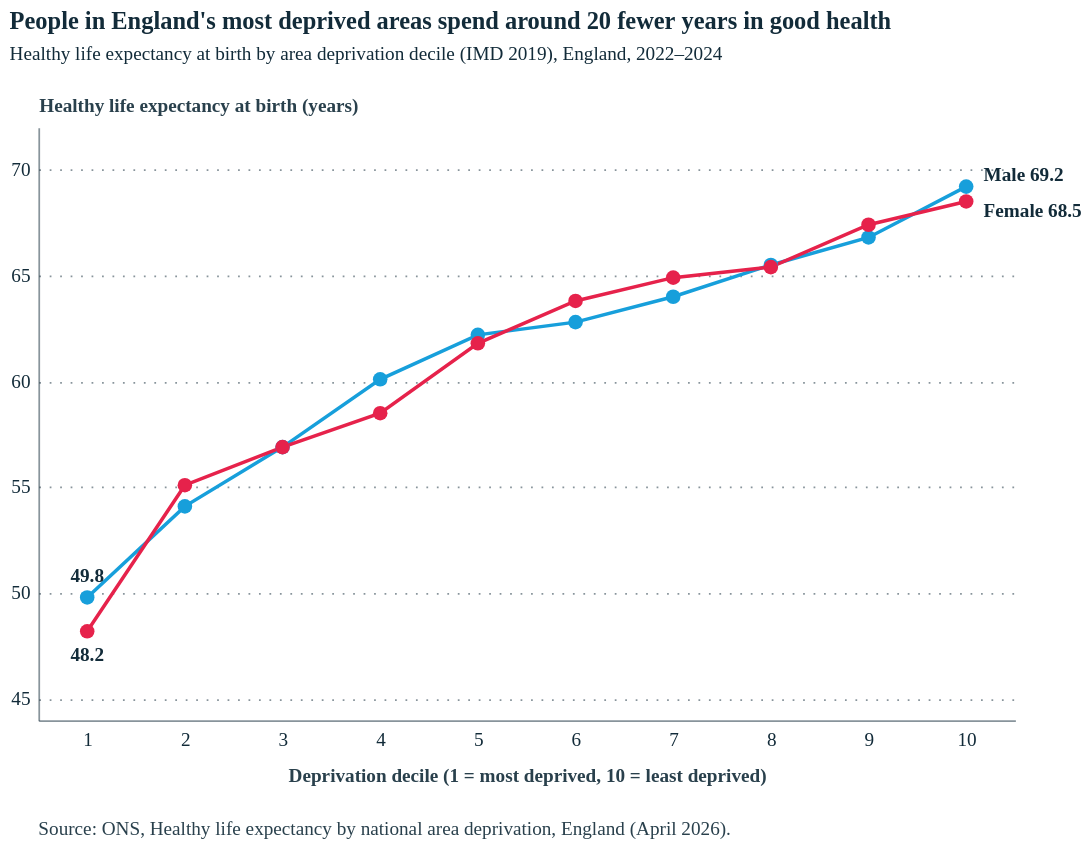

Describe this chart as a Vega-Lite specification.
### Vega-Lite specification from a JSON file in a GitHub repository (floating-point values rounded to 4 significant figures)
{"config": {"font": "Circular Std", "mark": {"line": {"interpolate": "linear"}}, "view": {"stroke": "transparent"}, "range": {"category": ["#179fdb", "#e6224b", "#f4c245", "#122b39", "#eb5c2e", "#36b7b4"], "diverging": ["#E6224B", "#E54753", "#C9C9C9", "#179FDB", "#122B39"], "heatmap": ["#C9C9C9", "#179FDB", "#0063AF", "#122B39"], "ordinal": ["#00A767", "#36B7B4", "#179FDB", "#0063AF", "#243B5A"]}, "axisX": {"labelColor": "#122b39", "tickColor": "#122b39", "domainColor": "#122b39", "domainOpacity": 0.5, "gridOpacity": 0, "labelFont": "Circular Std", "labelAngle": 0, "labelAlign": "center", "labelFontSize": 11, "labelPadding": 5, "tickCount": 10, "tickSize": 0, "title": "", "titleColor": "#122b39", "titleOpacity": 0.9, "titlePadding": 10}, "axisY": {"labelColor": "#122b39", "labelFont": "Circular Std", "tickColor": "#122b39", "domainColor": "#122b39", "gridColor": "#122b39", "gridDash": [1, 5], "gridOpacity": 0.5, "labelPadding": 5, "labelFontSize": 11, "domainOpacity": 0.5, "tickSize": 0, "title": null, "titleAlign": "left", "titleAngle": 0, "titleBaseline": "bottom", "titleColor": "#122b39", "titleOpacity": 0.9, "titleX": 0, "titleY": -7}, "legend": {"labelFont": "Circular Std", "titleFont": "Circular Std", "labelFontSize": 11, "labelColor": "#122b39", "title": null, "symbolStrokeWidth": 0, "orient": "top", "direction": "horizontal", "offset": 16}}, "vconcat": [{"layer": [{"data": {"name": "data-b5093bbe0d40cd54e06f6ac163772583"}, "mark": {"type": "line", "strokeWidth": 2}, "encoding": {"color": {"field": "Sex", "legend": null, "scale": {"domain": ["Male", "Female"], "range": ["#179fdb", "#e6224b"]}, "type": "nominal"}, "x": {"axis": {"title": "Deprivation decile (1 = most deprived, 10 = least deprived)"}, "field": "decile", "type": "ordinal"}, "y": {"axis": {"tickCount": 6, "title": "Healthy life expectancy at birth (years)", "titleFont": "Circular Std"}, "field": "HLE", "scale": {"domain": [45, 72]}, "type": "quantitative"}}}, {"data": {"name": "data-b5093bbe0d40cd54e06f6ac163772583"}, "mark": {"type": "circle", "opacity": 1, "size": 70}, "encoding": {"color": {"field": "Sex", "legend": null, "scale": {"domain": ["Male", "Female"], "range": ["#179fdb", "#e6224b"]}, "type": "nominal"}, "tooltip": [{"field": "Sex", "type": "nominal"}, {"field": "decile", "title": "IMD decile", "type": "ordinal"}, {"field": "HLE", "format": ".1f", "title": "HLE (years)", "type": "quantitative"}, {"field": "LCI", "format": ".1f", "title": "95% CI lower", "type": "quantitative"}, {"field": "UCI", "format": ".1f", "title": "95% CI upper", "type": "quantitative"}], "x": {"axis": {"title": "Deprivation decile (1 = most deprived, 10 = least deprived)"}, "field": "decile", "type": "ordinal"}, "y": {"axis": {"tickCount": 6, "title": "Healthy life expectancy at birth (years)", "titleFont": "Circular Std"}, "field": "HLE", "scale": {"domain": [45, 72]}, "type": "quantitative"}}}, {"data": {"name": "data-f833a4c1d55871b48b27747395249093"}, "mark": {"type": "text", "color": "#122b39", "dy": -12, "font": "Circular Std", "fontSize": 11, "fontWeight": 600}, "encoding": {"text": {"field": "label", "type": "nominal"}, "x": {"axis": {"title": "Deprivation decile (1 = most deprived, 10 = least deprived)"}, "field": "decile", "type": "ordinal"}, "y": {"field": "HLE", "type": "quantitative"}}}, {"data": {"name": "data-3edbe1fa04888a8003fd5561b0c92892"}, "mark": {"type": "text", "color": "#122b39", "dy": 14, "font": "Circular Std", "fontSize": 11, "fontWeight": 600}, "encoding": {"text": {"field": "label", "type": "nominal"}, "x": {"axis": {"title": "Deprivation decile (1 = most deprived, 10 = least deprived)"}, "field": "decile", "type": "ordinal"}, "y": {"field": "HLE", "type": "quantitative"}}}, {"data": {"name": "data-d225968d2acff8e8f0f8165adeeb820f"}, "mark": {"type": "text", "align": "left", "color": "#122b39", "dx": 10, "dy": -6, "font": "Circular Std", "fontSize": 11, "fontWeight": 600}, "encoding": {"text": {"field": "label", "type": "nominal"}, "x": {"axis": {"title": "Deprivation decile (1 = most deprived, 10 = least deprived)"}, "field": "decile", "type": "ordinal"}, "y": {"field": "HLE", "type": "quantitative"}}}, {"data": {"name": "data-46b3b63e539fcbf3f77c04faafc23dd6"}, "mark": {"type": "text", "align": "left", "color": "#122b39", "dx": 10, "dy": 6, "font": "Circular Std", "fontSize": 11, "fontWeight": 600}, "encoding": {"text": {"field": "label", "type": "nominal"}, "x": {"axis": {"title": "Deprivation decile (1 = most deprived, 10 = least deprived)"}, "field": "decile", "type": "ordinal"}, "y": {"field": "HLE", "type": "quantitative"}}}], "height": 340, "width": 560}, {"data": {"name": "data-6b08fb850eb9cf4aa21ee8d8bf59937d"}, "mark": {"type": "text", "align": "left", "baseline": "top", "color": "#122b39", "font": "Circular Std", "fontSize": 11, "lineBreak": "\n", "lineHeight": 14, "opacity": 0.9}, "encoding": {"text": {"field": "t", "type": "nominal"}, "x": {"value": 0}, "y": {"value": 0}}, "height": 14, "width": 400}], "spacing": 18, "title": {"text": "People in England's most deprived areas spend around 20 fewer years in good health", "anchor": "start", "color": "#122b39", "font": "Circular Std", "fontSize": 14, "fontWeight": 600, "offset": 18, "subtitle": "Healthy life expectancy at birth by area deprivation decile (IMD 2019), England, 2022–2024", "subtitleColor": "#122b39", "subtitleFont": "Circular Std", "subtitleFontSize": 11, "subtitlePadding": 6}, "$schema": "https://vega.github.io/schema/vega-lite/v6.1.0.json", "datasets": {"data-b5093bbe0d40cd54e06f6ac163772583": [{"decile": 1, "Sex": "Male", "HLE": 49.8, "LCI": 48.9, "UCI": 50.7}, {"decile": 1, "Sex": "Female", "HLE": 48.2, "LCI": 47.2, "UCI": 49.2}, {"decile": 2, "Sex": "Male", "HLE": 54.1, "LCI": 53.2, "UCI": 55.0}, {"decile": 2, "Sex": "Female", "HLE": 55.1, "LCI": 54.2, "UCI": 56.0}, {"decile": 3, "Sex": "Male", "HLE": 56.9, "LCI": 56.0, "UCI": 57.8}, {"decile": 3, "Sex": "Female", "HLE": 56.9, "LCI": 55.8, "UCI": 57.9}, {"decile": 4, "Sex": "Male", "HLE": 60.1, "LCI": 59.3, "UCI": 61.0}, {"decile": 4, "Sex": "Female", "HLE": 58.5, "LCI": 57.4, "UCI": 59.5}, {"decile": 5, "Sex": "Male", "HLE": 62.2, "LCI": 61.4, "UCI": 63.0}, {"decile": 5, "Sex": "Female", "HLE": 61.8, "LCI": 60.8, "UCI": 62.7}, {"decile": 6, "Sex": "Male", "HLE": 62.8, "LCI": 62.0, "UCI": 63.6}, {"decile": 6, "Sex": "Female", "HLE": 63.8, "LCI": 62.9, "UCI": 64.7}, {"decile": 7, "Sex": "Male", "HLE": 64.0, "LCI": 63.2, "UCI": 64.8}, {"decile": 7, "Sex": "Female", "HLE": 64.9, "LCI": 64.0, "UCI": 65.8}, {"decile": 8, "Sex": "Male", "HLE": 65.5, "LCI": 64.7, "UCI": 66.2}, {"decile": 8, "Sex": "Female", "HLE": 65.4, "LCI": 64.6, "UCI": 66.3}, {"decile": 9, "Sex": "Male", "HLE": 66.8, "LCI": 66.0, "UCI": 67.5}, {"decile": 9, "Sex": "Female", "HLE": 67.4, "LCI": 66.5, "UCI": 68.2}, {"decile": 10, "Sex": "Male", "HLE": 69.2, "LCI": 68.6, "UCI": 69.9}, {"decile": 10, "Sex": "Female", "HLE": 68.5, "LCI": 67.7, "UCI": 69.3}], "data-f833a4c1d55871b48b27747395249093": [{"decile": 1, "Sex": "Male", "HLE": 49.8, "LCI": 48.9, "UCI": 50.7, "label": "49.8"}], "data-3edbe1fa04888a8003fd5561b0c92892": [{"decile": 1, "Sex": "Female", "HLE": 48.2, "LCI": 47.2, "UCI": 49.2, "label": "48.2"}], "data-d225968d2acff8e8f0f8165adeeb820f": [{"decile": 10, "Sex": "Male", "HLE": 69.2, "LCI": 68.6, "UCI": 69.9, "label": "Male 69.2"}], "data-46b3b63e539fcbf3f77c04faafc23dd6": [{"decile": 10, "Sex": "Female", "HLE": 68.5, "LCI": 67.7, "UCI": 69.3, "label": "Female 68.5"}], "data-6b08fb850eb9cf4aa21ee8d8bf59937d": [{"t": "Source: ONS, Healthy life expectancy by national area deprivation, England (April 2026)."}]}}
